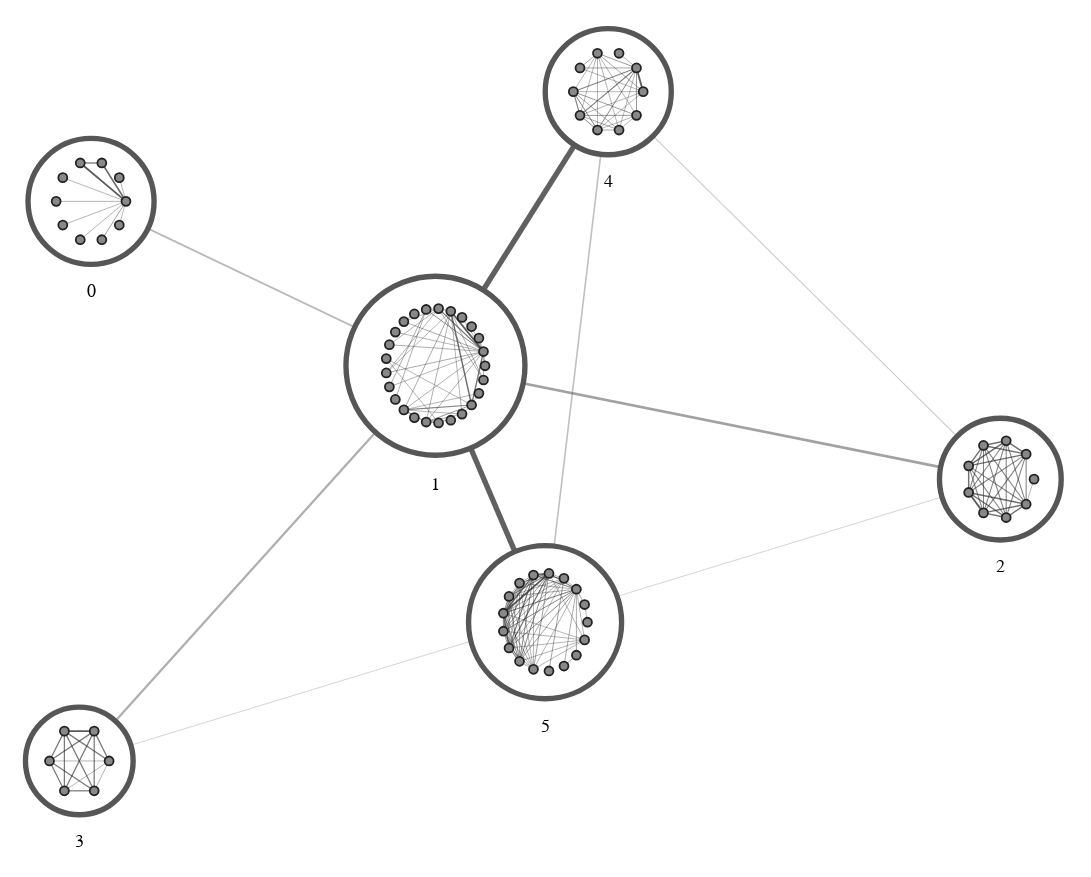

Notebook code cell kept with this figure:
### Markdown cell above
And now use a different layout for group-level graphs. This is a little tidier,
at the expense of connection patterns being slightly harder to spot.

### Code cell
combo_chart(layout_fn=nx.circular_layout)
